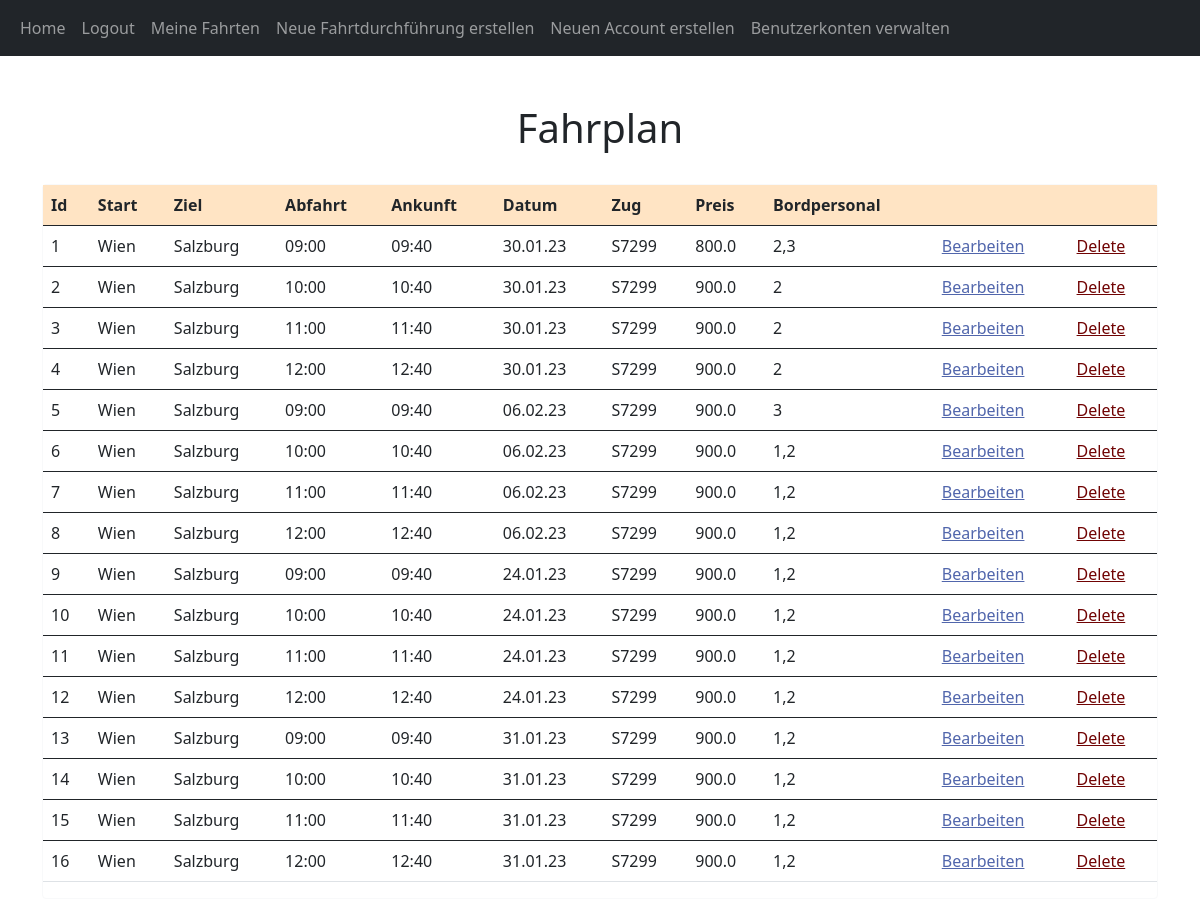
The app's page /home (signed in) with its own data.
### website/models.py (models this page shows, shortened)
class Post(db.Model):
    id = db.Column(db.Integer, primary_key=True)
    start = db.Column(db.String, nullable=False)
    ziel = db.Column(db.String, nullable=False)
    zug = db.Column(db.String, nullable=False)
    bordpersonal = db.Column(db.String, nullable=False)
    preis = db.Column(db.Float, nullable=False)
    datum = db.Column(db.String, nullable=False)
    uhrzeit = db.Column(db.String, nullable=False)
    ankunft = db.Column(db.String, nullable=False)
    strecken = db.Column(db.String, nullable=False)
    date_created = db.Column(db.DateTime(timezone=True), default=func.now())
    author = db.Column(db.Integer, db.ForeignKey(
        'user.id', ondelete="CASCADE"), nullable=False)

### website/views.py (the view)
@views.route("/")
@views.route("/home")
@login_required
def home():
    posts = Post.query.all()
    return render_template("home.html", user=current_user, posts=posts)

### website/__init__.py (called while the page is built)
def create_app():
    app = Flask(__name__)
    app.config['SECRET_KEY'] = "helloworld"
    app.config['SQLALCHEMY_DATABASE_URI'] = f'sqlite:///{DB_NAME}'
    db.init_app(app)
    from .views import views
    from .auth import auth
    app.register_blueprint(views, url_prefix="/")
    app.register_blueprint(auth, url_prefix="/")
    from .models import User, Post
    create_database(app)
    login_manager = LoginManager()
    login_manager.login_view = "auth.login"
    login_manager.init_app(app)
    @login_manager.user_loader
    def load_user(id):
        return User.query.get(int(id))
    return app

### website/models.py (called while the page is built)
    def get_admin(self):
        return self.admin

### website/templates/home.html
{% extends "posts_div.html" %} {% block title %}Home{% endblock %}

### website/templates/posts_div.html (shortened to what this page needs)
{% extends "base.html" %} {% block title %}Home{% endblock %} {% block content
%}
<link rl="stylesheet" href="/static/stylesl.css"/>
<h1 align="center">
  <br/>
  {% block header %}Fahrplan{% endblock %}</h1>
  <link rl="stylesheet" href="/static/stylesl.css"/>
<div id="posts">
  <br/>
  <div class="card border-light" align="center">
  <table class = "table table-hover">
    <thread>
      <tr class="table" style="background-color:bisque">
        <th scope="col">Id</th>
        <th scope="col">Start</th>
        <th scope="col">Ziel</th>
        <th scope="col">Abfahrt</th>
        <th scope="col">Ankunft</th>
        <th scope="col">Datum</th>
        <th scope="col">Zug</th>
        <th scope="col">Preis</th>
        <th scope="col">Bordpersonal</th>
        {% if user.get_admin() == 'True' %}
        <th scope="col"></th>
        <th scope="col"></th>
        {% endif %}
      </tr>
    </thread>
    {% for post in posts %}
        <tbody>
          <tr class="table">
              <td>{{post.id}}</td>
              <td>{{post.start}}</td>
              <td>{{post.ziel}}</td>
              <td>{{post.uhrzeit}}</td>
              <td>{{post.ankunft}}</td>
              <td>{{post.datum}}</td>
              <td>{{post.zug}}</td>
              <td>{{post.preis}}</td>
              <td>{{post.bordpersonal}}</td>
              {% if user.get_admin() == 'True' %}
              <td><a href="/bearbeiten/{{post.id}}" style="color: rgb(81, 102, 172)">Bearbeiten</a></td>
              <td><a href="/delete-post/{{post.id}}" style="color: rgb(112, 3, 3)">Delete</a></td>
              {% endif %}
          </tr>
        </tbody>
    {% endfor %}
  </table>
</div>
 {% endblock %}

### records on screen
Post: id "1", start "Wien", ziel "Salzburg", uhrzeit "09:00", ankunft "09:40", datum "30.01.23", zug "S7299", preis "800.0", bordpersonal "2,3"
Post: id "2", start "Wien", ziel "Salzburg", uhrzeit "10:00", ankunft "10:40", datum "30.01.23", zug "S7299", preis "900.0", bordpersonal "2"
Post: id "3", start "Wien", ziel "Salzburg", uhrzeit "11:00", ankunft "11:40", datum "30.01.23", zug "S7299", preis "900.0", bordpersonal "2"
Post: id "4", start "Wien", ziel "Salzburg", uhrzeit "12:00", ankunft "12:40", datum "30.01.23", zug "S7299", preis "900.0", bordpersonal "2"
Post: id "5", start "Wien", ziel "Salzburg", uhrzeit "09:00", ankunft "09:40", datum "06.02.23", zug "S7299", preis "900.0", bordpersonal "3"
Post: id "6", start "Wien", ziel "Salzburg", uhrzeit "10:00", ankunft "10:40", datum "06.02.23", zug "S7299", preis "900.0", bordpersonal "1,2"
Post: id "7", start "Wien", ziel "Salzburg", uhrzeit "11:00", ankunft "11:40", datum "06.02.23", zug "S7299", preis "900.0", bordpersonal "1,2"
Post: id "8", start "Wien", ziel "Salzburg", uhrzeit "12:00", ankunft "12:40", datum "06.02.23", zug "S7299", preis "900.0", bordpersonal "1,2"
Post: id "9", start "Wien", ziel "Salzburg", uhrzeit "09:00", ankunft "09:40", datum "24.01.23", zug "S7299", preis "900.0", bordpersonal "1,2"
Post: id "10", start "Wien", ziel "Salzburg", uhrzeit "10:00", ankunft "10:40", datum "24.01.23", zug "S7299", preis "900.0", bordpersonal "1,2"
Post: id "11", start "Wien", ziel "Salzburg", uhrzeit "11:00", ankunft "11:40", datum "24.01.23", zug "S7299", preis "900.0", bordpersonal "1,2"
Post: id "12", start "Wien", ziel "Salzburg", uhrzeit "12:00", ankunft "12:40", datum "24.01.23", zug "S7299", preis "900.0", bordpersonal "1,2"
Post: id "13", start "Wien", ziel "Salzburg", uhrzeit "09:00", ankunft "09:40", datum "31.01.23", zug "S7299", preis "900.0", bordpersonal "1,2"
Post: id "14", start "Wien", ziel "Salzburg", uhrzeit "10:00", ankunft "10:40", datum "31.01.23", zug "S7299", preis "900.0", bordpersonal "1,2"
Post: id "15", start "Wien", ziel "Salzburg", uhrzeit "11:00", ankunft "11:40", datum "31.01.23", zug "S7299", preis "900.0", bordpersonal "1,2"
Post: id "16", start "Wien", ziel "Salzburg", uhrzeit "12:00", ankunft "12:40", datum "31.01.23", zug "S7299", preis "900.0", bordpersonal "1,2"
